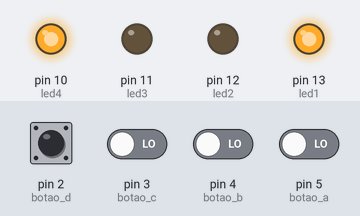
The sketch below on a simulated Arduino Uno, built with avr-gcc and run on an emulated ATmega328P. Shown: output pins drawn as LEDs (lit = HIGH). The inputs (shaded band) are chosen by the test bench; at power-on: pin 2 (botao_d), pin 3 (botao_c), pin 4 (botao_b), pin 5 (botao_a) LOW.

Above: at 1.2 s.
1.3 s: pin 2 (botao_d) pulled HIGH for 0.15 s
At 1.37 s:
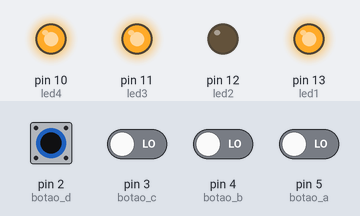
2.9 s: pin 2 (botao_d) driven HIGH and pin 3 (botao_c) driven HIGH
At 3.5 s:
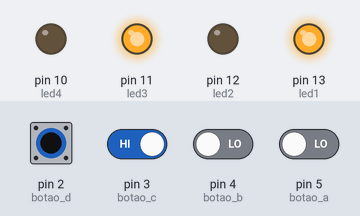
4.4 s: pin 3 (botao_c) driven LOW
At 4.7 s:
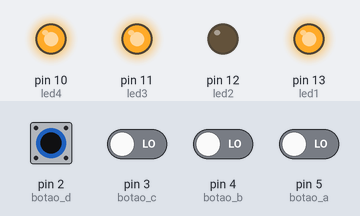
5.9 s: pin 3 (botao_c) driven HIGH
At 7.0 s:
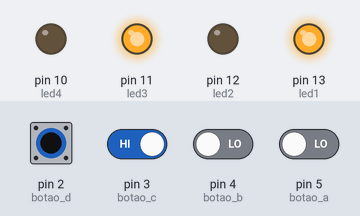
7.4 s: pin 4 (botao_b) driven HIGH and pin 5 (botao_a) driven HIGH
At 8.2 s:
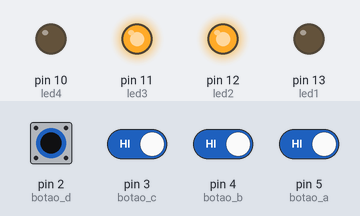
Timing chart, 0 to 9.9 s (numbered marks = the images above; inputs shaded):
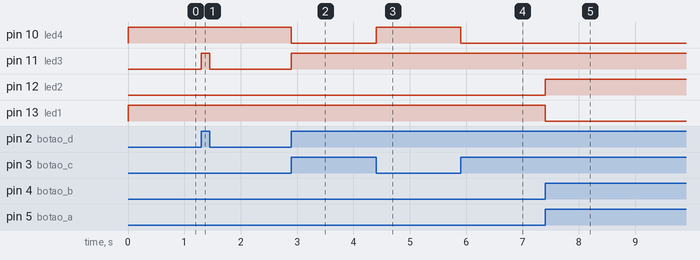

The sketch:

ex4.ino
```cpp
const int botao_a = 5;
const int botao_b = 4;
const int botao_c = 3;
const int botao_d = 2;
const int led1 = 13;
const int led2 = 12;
const int led3 = 11;
const int led4 = 10;

void setup() {
pinMode(botao_a, INPUT);
pinMode(botao_b, INPUT);
pinMode(botao_c, INPUT);
pinMode(botao_d, INPUT);
pinMode(led1, OUTPUT);
pinMode(led2, OUTPUT);
pinMode(led3, OUTPUT);
pinMode(led4, OUTPUT);
}

void loop() {
bool a = digitalRead(botao_a);
bool b = digitalRead(botao_b);
bool c = digitalRead(botao_c);
bool d = digitalRead(botao_d);

if ((a == 1) && (b == 1) && (c == 1) && (d == 1)){
  digitalWrite(led1,0);
  digitalWrite(led2,1);
  digitalWrite(led3,1);
  digitalWrite(led4,0);
}
if ((a == 0) && (b == 0) && (c == 1) && (d == 1)){
  digitalWrite(led2,0);
  digitalWrite(led3,1);
  digitalWrite(led1,1);
  digitalWrite(led4,0);
}
if ((a == 0) && (b == 0) && (c == 0) && (d == 1)){
  digitalWrite(led3,1);
  digitalWrite(led4,1);
  digitalWrite(led1,1);
}
if ((a == 0) && (b == 0) && (c == 0) && (d == 0)){
  digitalWrite(led2,0);
  digitalWrite(led3,0);
  digitalWrite(led4,1);
  digitalWrite(led1,1);
  }
}
```

Measured:
- after the input at 1.3 s, pin 11 (led3): LOW → HIGH at once, → LOW 0.15 s later
- after the input at 2.9 s, pin 10 (led4): HIGH → LOW at once; pin 11 (led3): LOW → HIGH at once
- after the input at 4.4 s, pin 10 (led4): LOW → HIGH at once
- after the input at 5.9 s, pin 10 (led4): HIGH → LOW at once
- after the input at 7.4 s, pin 12 (led2): LOW → HIGH at once; pin 13 (led1): HIGH → LOW at once
